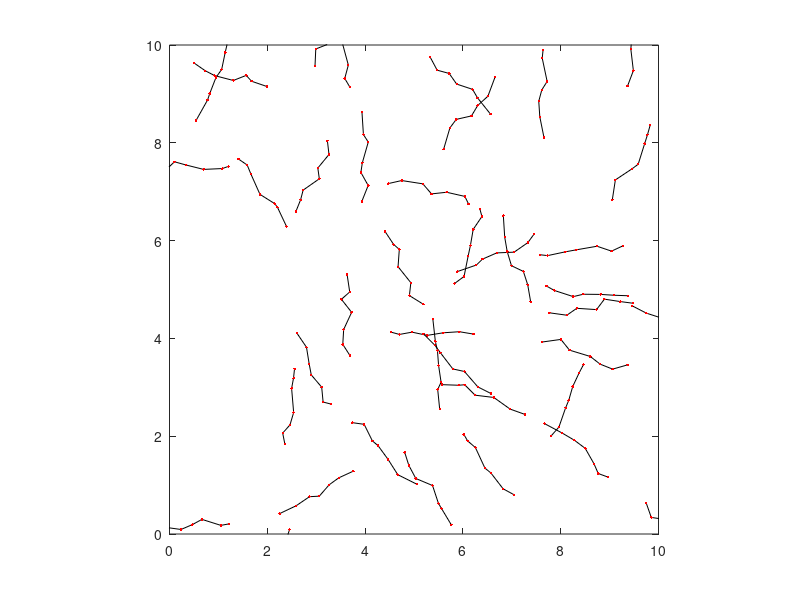

Write the MATLAB code that produced this figure. (Note: this script raises an error after producing the figure.)
% first clean figures and memory from all previous calculations
clc;
clf;
clear;

% 1. Make proliferation rate dependent on consumption of EV
% 2. EVs are secreted along entire cell, not just nodes 
% 3. Cell-cell adhesions only initiated from cell edges (When cells interact they do not align)
% 4. A cell can become circular randomly, no need to be isolated. No vesicle production when circular
% 5. Add a crowding number to determine whether division happens 
% [* optional] Maybe, use a diffusion PDE for EVs, instead of individual tracking.


% Thoughts:
% 1. what is the comparison of cell size with domain size???
% 2. add a volume to cells. Cells can deform when squeezed, round when
% isolated
% 3. add repulsion and attraction to cells to add volume 
% 4. add mechanisms for polarity determination so the cell shape does have
% to be restricted by the connected springs 


% nohup matlab -nodisplay -nosplash <stem_cell_simulation.m >output.txt &
% https://stackoverflow.com/questions/3000724/running-matlab-in-the-background
% need functions separately defined in files 

number_of_cells = 40; % initial number if cells 
number_of_nodes = 7; % ODD NUMBER ; WE HAVE NUCLEUS IN THE MIDDLE
i_nucleus = int16((number_of_nodes - 1)/2)+1; % WE HAVE NUCLEUS IN THE MIDDLE OF EACH CELL
number_of_vesicles = 100;
D_v = 0.001;%0.025; % spatial diffusion of vesicles
D_circ = 0.0125; % spatial diffusion of circular cells 
switch_biology = 1;

% shape cell parameters 
k_spring = 0.2;
k_angular =0.1;
k_filopodium = 0.125; 
k_adhesion = 0.5;

k_repulsion_circular = 0.001;

L_box = 10;
L_0_eq = 2.0/number_of_nodes; % equal length of each spring
L_vesicles = 0.5*L_0_eq; 
R_bound = (sqrt(2)+0.2) * L_box;
max_cell_length = number_of_nodes * L_0_eq * 1.25; 


dt = 0.01;
frame_frequency = 200;
frame_frequency_0 = 200;%frame_frequency; 
nT = 200*frame_frequency_0+1;%90001;%10001;
dx = 0.00002;
n_repulsion = 4;  %% meaning of this number???


%filopodia parameters 
max_number_of_filopodia = 40;
filopodium_duration_time = 1 * frame_frequency * dt; % last one output frame??
filopodium_average_length = 0.35;
filopodium_birth_rate = switch_biology * 2.0;
q_not_edge = 0.05; % probability of having a filopodium on a side 

%cell division parameters
division_rate = switch_biology * 0.02;%switch_biology * 0.1;
division_age = 5.0; 

%adhesion parameters
max_number_of_adhesions = 40;
adhesion_max_length = 0.2;
adhesion_equilibrium_length = 0.3;
adhesion_regular_time = 400 * frame_frequency * dt;
adhesion_birth_rate = switch_biology * 100.8;

% vesicle parameters
vesicle_production_rate = switch_biology*5.5;
vesicle_life_expectancy = 2*frame_frequency/10 *dt; 


how_far_from_center = 1.0; % to initiate rods closer to the center of the domain
L_0 = L_0_eq;
magnitude_of_randomness_in_initial_conditions = L_0/2.5;

circular_threshold = 0.5;
overlap_positions = 0;
rate_of_circularity = switch_biology * 0.00001;

ev_avglife = frame_frequency/10 *dt;
ev_totallife = [];
ev_num = [];

% initializing or cells 
for nr=1:number_of_cells
    
    phi_initial = 2*pi*rand(); 

    
    
    %x_initial = L_box/2 + how_far_from_center*L_box/2 * (2*rand()-1);
    %y_initial = L_box/2 + how_far_from_center*L_box/2 * (2*rand()-1);
    %TEST
    if nr==1
        phi_initial = phi_initial;
        x_initial = L_box/2;
        y_initial = L_box/2; 
    end
    if nr==2
        phi_initial = 2*pi*rand();
        x_initial = L_box/2.0 - 0.5*(double(i_nucleus)) * L_0;
        y_initial = L_box/2.0 - (double(i_nucleus)-1) * L_0; 
    end
    if nr>2
        x_initial = L_box/2 + how_far_from_center*L_box/2 * (2*rand()-1);
        y_initial = L_box/2 + how_far_from_center*L_box/2 * (2*rand()-1);
    end
        
    for i=1:number_of_nodes
         x_cell (i,nr) = x_initial + (i-1)*L_0*cos(phi_initial)+ magnitude_of_randomness_in_initial_conditions *(2*rand()-1); % 7 rows n columns
         y_cell (i,nr) = y_initial + (i-1)*L_0*sin(phi_initial)+ magnitude_of_randomness_in_initial_conditions *(2*rand()-1);     
    end 
    
    % properties relating to the division
    cell_birth_time(nr) = 0.0 + rand()*100*dt;
    
    % two states circular and elongataed
    how_circular_is_the_cell(nr) = 0;
    is_the_cell_circular(nr) = 0;

    % family members 
    who_is_my_brother(nr)=0;
    time_i_was_born(nr)=0;
    
    % on overlapping 
    for i=1:number_of_nodes
        is_the_node_overlapping(nr,i)=0;
        overlapping_other_cell(nr,i)=0;
    end
    
    % filopodia properties
    for j=1:max_number_of_filopodia
        is_filopodium_exists(nr,j)=0;
        birth_time_of_filopodium(nr,j)=0;
        location_of_filopodium(nr,j)=0; % node's number
        tip_x_filopodium(nr,j)=0; 
        tip_y_filopodium(nr,j)=0;
        activation_of_filopodium(nr,j)=0;
    end
    
    % adhesion properties 
    for j=1:max_number_of_adhesions
        is_adhesion_exists(nr,j)=0;
        birth_time_of_adhesion(nr,j)=0;
        location_of_adhesion(nr,j)=0;
        the_other_cell_number(nr,j)=0;
        the_other_cell_node(nr,j)=0;
        %tip_adhesion_location(nr,j)=42; 
    end
    
    for i=1:number_of_nodes
        number_of_outcoming_adhesions(nr,i)=0;
    end

    % cell length 
    cellLength(nr)=0;
    for i=1:number_of_nodes-1
        cellLength(nr)=cellLength(nr)+sqrt((x_cell(i+1,nr)-x_cell(i,nr))^2+(y_cell(i+1,nr)-y_cell(i,nr))^2);
    end
    equilibrium_length(nr) = L_0_eq;

    % absored vesicle
    ev_totallife(nr) = 0;
    ev_num(nr) = 0;
end




% initiation of vesicles 
for nv=1:number_of_vesicles 
    xv(nv) = L_box * rand();
    yv(nv) = L_box * rand();
    vn(nv) = 0; % vesicle number - the number (label) of the cell that produced this vesicles
    agev(nv) = 0;
end



% checking initial configuration
figure(1)
clf();
for nr=2:number_of_cells
    plot(x_cell(:,nr),y_cell(:,nr),'black'); hold on;
    plot(x_cell(:,nr),y_cell(:,nr),'red.'); hold on;
end

grid off
daspect([1 1 1]);
axis([0 L_box 0 L_box])


% dynamics

for nt=1:nT
    % keep current values in back up ("old") variables 
    x_cell_old = x_cell;
    y_cell_old = y_cell;
    xv_old = xv; % extracellular vesicles 
    yv_old = yv; 
    
    number_of_new_cells = 0;
    overlap_positions = 0;
    
    for nr=1:number_of_cells % for each cell 
        
        % Value of L_0 depends on age
        cell_age = nt*dt - cell_birth_time(nr); % linear with simulation time ??
        %L_0 = L_0_eq /2 *(1+ sigma_f(cell_age / (division_age))); 
        
        if how_circular_is_the_cell(nr)<circular_threshold
            equilibrium_length(nr) = min(L_0_eq, equilibrium_length(nr)+cell_age/(dt*20*frame_frequency)*L_0_eq/2);
            %equilibrium_length(nr) = min(L_0_eq, L_0_eq/2);
        end
       

        if how_circular_is_the_cell(nr)>circular_threshold
            equilibrium_length(nr) = L_0_eq / 5;
        end
       
        L_0 = equilibrium_length(nr); 

        % Computing overlapping 
        for i=1:number_of_nodes
            is_the_node_overlapping(nr,i)=0;
            for nr2=1:number_of_cells
                 if (nr2~=nr)
                     for i2=1:(number_of_nodes-1) % why minus one?
                        distance = sqrt((x_cell_old(i,nr)-x_cell_old(i2,nr2))^2+(y_cell_old(i,nr)-y_cell_old(i2,nr2))^2);
                        % resolve overlaps
                         if (mod(nt,1)==0) && (distance<1.0) && (i~=i_nucleus) % 
                             is_there_an_overlap = 0;
                             if i>i_nucleus 
                                 i_adj = i-1;
                             end

                             if i<i_nucleus
                                 i_adj = i+1; 
                             end

                             % geometric check on overlaps
                             xA = x_cell_old(i,nr);
                             yA = y_cell_old(i,nr);

                             xB = x_cell_old(i_adj,nr);
                             yB = y_cell_old(i_adj,nr);

                             xC = x_cell_old(i2,nr2);
                             yC = y_cell_old(i2,nr2);

                             xD = x_cell_old(i2+1,nr2);
                             yD = y_cell_old(i2+1,nr2);
                             
                             % what is the algorithm here
                             detA = (xB-xA)*(yC-yD) - (xC-xD)*(yB-yA);
                             Delta_1 = (xC-xA)*(yC-yD) - (xC-xD)*(yC-yA);
                             Delta_2 = (xB-xA)*(yC-yA) - (xC-xA)*(yB-yA);

                             if detA ~= 0 
                                 lambda_1 = Delta_1 / detA;
                                 lambda_2 = Delta_2 / detA; 
                                 if (lambda_1>=0)&&(lambda_1<=1)&&(lambda_2>=0)&&(lambda_2<=1)
                                     is_there_an_overlap = 1;
                                     is_the_node_overlapping(nr,i)=1;
                                     overlapping_other_cell(nr,i)=nr2; 
                                     overlap_positions = overlap_positions+1;
                                     x_overlap(overlap_positions)=xA+lambda_1*(xB-xA);
                                     y_overlap(overlap_positions)=yA+lambda_1*(yB-yA);
                                 end
                             end
                         end
                     end
                 end
            end
        end
        
        for i=1:number_of_nodes
            %spring forces
            f_spring_x(i) = 0;
            f_spring_y(i) = 0;
            
            
            
            if i>1
                distance = sqrt((x_cell_old(i,nr)-x_cell_old(i-1,nr))^2+(y_cell_old(i,nr)-y_cell_old(i-1,nr))^2); 
                if (distance>0)
                    if is_the_node_overlapping(nr,i) == 0
                        f_spring_x(i) = f_spring_x(i)-k_spring*(distance - L_0)*(x_cell_old(i,nr)-x_cell_old(i-1,nr))/distance;
                        f_spring_y(i) = f_spring_y(i)-k_spring*(distance - L_0)*(y_cell_old(i,nr)-y_cell_old(i-1,nr))/distance;
                    end
                    if is_the_node_overlapping(nr,i) == 1 && (i>i_nucleus)
                        i_adj = i - 1;
                        xA = x_cell_old(i,nr);
                        yA = y_cell_old(i,nr);
                        xB = x_cell_old(i_adj,nr);
                        yB = y_cell_old(i_adj,nr);

                        f_spring_x(i) = f_spring_x(i) + 5* k_spring *(xB-xA); % strengthen spring, shrink spring to resolve overlap???
                        f_spring_y(i) = f_spring_y(i) + 5* k_spring *(yB-yA);
                    end
                end
            end
                 
            if i<number_of_nodes
               distance = sqrt((x_cell_old(i,nr)-x_cell_old(i+1,nr))^2+(y_cell_old(i,nr)-y_cell_old(i+1,nr))^2); 
               if (distance>0)
                   if is_the_node_overlapping(nr,i) == 0
                        f_spring_x(i) = f_spring_x(i)-k_spring*(distance - L_0)*(x_cell_old(i,nr)-x_cell_old(i+1,nr))/distance;
                        f_spring_y(i) = f_spring_y(i)-k_spring*(distance - L_0)*(y_cell_old(i,nr)-y_cell_old(i+1,nr))/distance;
                   end
                   if is_the_node_overlapping(nr,i) && (i<i_nucleus)
                        i_adj = i + 1;
                        xA = x_cell_old(i,nr);
                        yA = y_cell_old(i,nr);
                        xB = x_cell_old(i_adj,nr);
                        yB = y_cell_old(i_adj,nr);
                        
                        f_spring_x(i) = f_spring_x(i) + 5*k_spring * (xB-xA);
                        f_spring_y(i) = f_spring_y(i) + 5*k_spring * (yB-yA);
                   end
               end
            end
        end
    
        %bending forces
        for i=1:number_of_nodes
            f_bending_x(i)=0;
            f_bending_y(i)=0;
        
            % angle phi(i-1)
            if i>2
                im1=i-1;
                im2=i-2;
        
                e = energy_angular(x_cell_old(im2,nr),y_cell_old(im2,nr),x_cell_old(im1,nr),y_cell_old(im1,nr),x_cell_old(i,nr),y_cell_old(i,nr));
                e_dx = energy_angular(x_cell_old(im2,nr),y_cell_old(im2,nr),x_cell_old(im1,nr),y_cell_old(im1,nr),x_cell_old(i,nr)+dx,y_cell_old(i,nr));
                e_dy = energy_angular(x_cell_old(im2,nr),y_cell_old(im2,nr),x_cell_old(im1,nr),y_cell_old(im1,nr),x_cell_old(i,nr),y_cell_old(i,nr)+dx);
        
                f_bending_x(i) = f_bending_x(i) - k_angular*(e_dx-e)/dx;
                f_bending_y(i) = f_bending_y(i) - k_angular*(e_dy-e)/dx;
            end
        
            % angle phi(i)
            if (i>1)&&(i<number_of_nodes)
                im1=i-1;
                ip1=i+1;
        
                e0 = energy_angular(x_cell_old(im1,nr),y_cell_old(im1,nr),x_cell_old(i,nr),y_cell_old(i,nr),x_cell_old(ip1,nr),y_cell_old(ip1,nr));
                e_dx = energy_angular(x_cell_old(im1,nr),y_cell_old(im1,nr),x_cell_old(i,nr)+dx,y_cell_old(i,nr),x_cell_old(ip1,nr),y_cell_old(ip1,nr));
                e_dy = energy_angular(x_cell_old(im1,nr),y_cell_old(im1,nr),x_cell_old(i,nr),y_cell_old(i,nr)+dx,x_cell_old(ip1,nr),y_cell_old(ip1,nr));
        
                f_bending_x(i) = f_bending_x(i) - k_angular*(e_dx-e0)/dx;
                f_bending_y(i) = f_bending_y(i) - k_angular*(e_dy-e0)/dx;
            end
        
            % angle phi(i+1)
            if (i<number_of_nodes-1)
                ip1=i+1;
                ip2=i+2;
       
                e0 = energy_angular(x_cell_old(i,nr),y_cell_old(i,nr),x_cell_old(ip1,nr),y_cell_old(ip1,nr),x_cell_old(ip2,nr),y_cell_old(ip2,nr));
                e_dx = energy_angular(x_cell_old(i,nr)+dx,y_cell_old(i,nr),x_cell_old(ip1,nr),y_cell_old(ip1,nr),x_cell_old(ip2,nr),y_cell_old(ip2,nr));
                e_dy = energy_angular(x_cell_old(i,nr),y_cell_old(i,nr)+dx,x_cell_old(ip1,nr),y_cell_old(ip1,nr),x_cell_old(ip2,nr),y_cell_old(ip2,nr));
        
                f_bending_x(i) = f_bending_x(i) - k_angular*(e_dx-e0)/dx;
                f_bending_y(i) = f_bending_y(i) - k_angular*(e_dy-e0)/dx; 
            end
        end
        
      
        %steric interaction - repulsion
        for i=1:number_of_nodes
            f_repulsion_x(i) = 0;
            f_repulsion_y(i) = 0;
            for nr2=1:number_of_cells
                 if (nr2~=nr)&&(who_is_my_brother(nr)~=nr2)
                     for i2=1:(number_of_nodes-1)
                         for k2=1:(n_repulsion+1) %% meaning of this algorithm ??? push the whole line segment instant of two points???
                             x_star = x_cell_old(i2,nr2) + (k2-1)/n_repulsion * (x_cell_old(i2+1,nr2)-x_cell_old(i2,nr2));
                             y_star = y_cell_old(i2,nr2) + (k2-1)/n_repulsion * (y_cell_old(i2+1,nr2)-y_cell_old(i2,nr2));
                             distance = sqrt((x_cell_old(i,nr)-x_star)^2+(y_cell_old(i,nr)-y_star)^2);
                             if (distance>0)&&(is_the_node_overlapping(nr,i)==0)
                                 coef_repulsion = 1.0 - how_circular_is_the_cell(nr2)*(1-k_repulsion_circular);
                                 f_repulsion_x(i) = f_repulsion_x(i)+coef_repulsion*f_repulsion(distance)/n_repulsion*(x_cell_old(i,nr)-x_star)/distance;
                                 f_repulsion_y(i) = f_repulsion_y(i)+coef_repulsion*f_repulsion(distance)/n_repulsion*(y_cell_old(i,nr)-y_star)/distance;
                             end
                         end
                     end
                 end
            end
        end
        

    
    
        % filopodia propulsion
        % update filopodia
        % removal filopodia  
        for j=1:max_number_of_filopodia
            % deal with existing filopodium
            if is_filopodium_exists(nr,j)==1
                l = location_of_filopodium(nr,j);
            
                current_length = sqrt((tip_x_filopodium(nr,j)-x_cell_old(l,nr))^2+ (tip_y_filopodium(nr,j)-y_cell_old(l,nr))^2);
                
                % if filopodium is old, then kill it
                if (nt*dt - birth_time_of_filopodium(nr,j))>filopodium_duration_time
                    is_filopodium_exists(nr,j)=0;
                end
                
                % if filopodium is too long, then kill it
                if is_filopodium_exists(nr,j)==1 && current_length>filopodium_average_length
                    is_filopodium_exists(nr,j)=0;
                end
            end
            
            % deal with non-existing filopodium
            if is_filopodium_exists(nr,j)==0 && rand()<filopodium_birth_rate*dt
                is_filopodium_exists(nr,j)=1;
                birth_time_of_filopodium(nr,j)=nt*dt;
                
                % assign new filopodium to a node
                randloc = rand();
                if randloc<0.5 - q_not_edge/2.0 % filopodium emerges at front with probability 1/3
                    l = 1;
                else
                    if randloc>0.5 + q_not_edge/2.0 % filopodium emerges at front with probability 2/3
                        l=number_of_nodes;
                    else 
                        l=randi([2,number_of_nodes-1]);
                    end
                end
                location_of_filopodium(nr,j)=l;
                
                if (l==1) % if the filopodium is at front
                    phi_filopodium = - pi/8 * (2*rand()-1) + atan2(y_cell_old(1,nr)-y_cell_old(2,nr),x_cell_old(1,nr)-x_cell_old(2,nr));
                    filopodium_length = (1+ 0.25*(2*rand()-1)) * filopodium_average_length; 
                    tip_x_filopodium(nr,j)=x_cell_old(1,nr)+filopodium_length*cos(phi_filopodium); 
                    tip_y_filopodium(nr,j)=y_cell_old(1,nr)+filopodium_length*sin(phi_filopodium);
                end
                
                if (l==number_of_nodes) % if the filopodium as at back
                    n=number_of_nodes;
                    phi_filopodium = - pi/8 * (2*rand()-1) + atan2(y_cell_old(n,nr)-y_cell_old(n-1,nr),x_cell_old(n,nr)-x_cell_old(n-1,nr));
                    filopodium_length = (1+ 0.25*(2*rand()-1)) * filopodium_average_length; 
                    tip_x_filopodium(nr,j)=x_cell_old(n,nr)+filopodium_length*cos(phi_filopodium); 
                    tip_y_filopodium(nr,j)=y_cell_old(n,nr)+filopodium_length*sin(phi_filopodium);
                end
                
                if (l>1)&&(l<number_of_nodes) % if the filopodium is somewhere in the middle
                    right_or_left=randi([1,2]);
                    if right_or_left == 1
                        phi_filopodium = - pi/16 * (2*rand()-1) + 0.5*(atan2(y_cell_old(l+1,nr)-y_cell_old(l,nr),x_cell_old(l+1,nr)-x_cell_old(l,nr))+atan2(y_cell_old(l-1,nr)-y_cell_old(l,nr),x_cell_old(l-1,nr)-x_cell_old(l,nr)));
                        filopodium_length = (1+ 0.25*(2*rand()-1)) * filopodium_average_length; 
                        tip_x_filopodium(nr,j)=x_cell_old(l,nr)+filopodium_length*cos(phi_filopodium); 
                        tip_y_filopodium(nr,j)=y_cell_old(l,nr)+filopodium_length*sin(phi_filopodium);
                    else
                        phi_filopodium = pi - pi/16 * (2*rand()-1) + 0.5*(atan2(y_cell_old(l+1,nr)-y_cell_old(l,nr),x_cell_old(l+1,nr)-x_cell_old(l,nr))+atan2(y_cell_old(l-1,nr)-y_cell_old(l,nr),x_cell_old(l-1,nr)-x_cell_old(l,nr)));
                        filopodium_length = (1+ 0.25*(2*rand()-1)) * filopodium_average_length; 
                        tip_x_filopodium(nr,j)=x_cell_old(l,nr)+filopodium_length*cos(phi_filopodium); 
                        tip_y_filopodium(nr,j)=y_cell_old(l,nr)+filopodium_length*sin(phi_filopodium);
                    end
                end
                
                % activation level of filopodium (updated only once during birth)
                activation_of_filopodium(nr,j)=0;
                for nv=1:number_of_vesicles
                     dist = sqrt((tip_x_filopodium(nr,j) - xv(nv))^2+(tip_y_filopodium(nr,j) - yv(nv))^2);
                     if (dist < L_vesicles)&&(vn(nv)~=nr)&&(agev(nv)<vesicle_life_expectancy)&&(vn(nv)~=0)
                          activation_of_filopodium(nr,j)=activation_of_filopodium(nr,j)+1;
                          % if a vesicle is too close, then it is consumed
                          % (deleted from consideration)
                          if (dist < L_vesicles/2.0)
                            vn(nv)=0;
                            agev(nv)=vesicle_life_expectancy+1.0; % still count age to identify those vesicles 
                            ev_totallife(nr) = ev_totallife(nr) + ev_avglife;
                            ev_num(nr) = ev_num(nr) + 1;
                          end
                     end 
                end 
                
            end
            
           
        end
        
        %compute force coming from filopodia
        for i=1:number_of_nodes 
            force_filopodium_x(i)=0;
            force_filopodium_y(i)=0;
            for j=1:max_number_of_filopodia
                if is_filopodium_exists(nr,j)&&(location_of_filopodium(nr,j)==i)
                    if (i>1)&&(i<number_of_nodes)
                        geom_coef_filopodia = 0.1;
                    else 
                        geom_coef_filopodia = 1.0;
                    end
                    nx_aux = tip_x_filopodium(nr,j)-x_cell(i,nr);
                    ny_aux = tip_y_filopodium(nr,j)-y_cell(i,nr);

                    length_aux = sqrt(nx_aux^2+ny_aux^2);

                    if length_aux>0
                        nx_aux = nx_aux / length_aux;
                        ny_aux = ny_aux / length_aux;
                    end


                    force_filopodium_x(i) = force_filopodium_x(i) + geom_coef_filopodia*k_filopodium * sigma_f(activation_of_filopodium(nr,j)+0.1) * nx_aux;
                    force_filopodium_y(i) = force_filopodium_y(i) + geom_coef_filopodia*k_filopodium * sigma_f(activation_of_filopodium(nr,j)+0.1) * ny_aux;
                end
            end
        end
        
        
        %computation of cell-cell adhesion
        
        % adhesion properties 
        for j=1:max_number_of_adhesions
            % deal with existing adhesion
            if is_adhesion_exists(nr,j)==1
                l = location_of_adhesion(nr,j); % node of the current cell 
                nr2 = the_other_cell_number(nr,j); 
                n = the_other_cell_node(nr,j);
                
                tip_x_adhesion = x_cell_old(n,nr2);   
                tip_y_adhesion = y_cell_old(n,nr2);
                
                current_length = sqrt((tip_x_adhesion-x_cell_old(l,nr))^2+ (tip_y_adhesion-y_cell_old(l,nr))^2);
                
                % if adhesion is old, then kill it
                if (nt*dt - birth_time_of_adhesion(nr,j))>adhesion_regular_time
                    is_adhesion_exists(nr,j)=0;
                    number_of_outcoming_adhesions(nr,l)=number_of_outcoming_adhesions(nr,l)-1;
                end
                
                % if adhesion is too long, then kill it
                if is_adhesion_exists(nr,j)==1 && current_length>adhesion_max_length
                    is_adhesion_exists(nr,j)=0;
                    number_of_outcoming_adhesions(nr,l)=number_of_outcoming_adhesions(nr,l)-1;
                end
            end
            
            
            % deal with non-existing adhesion
            if is_adhesion_exists(nr,j)==0 && rand()<adhesion_birth_rate*dt
                
                % assign new adhesion to a node
                % adhesion can only appear at ends 
                randloc = rand();
                if randloc<1/2 % adhesion emerges at front with probability 1/3
                    l = 1;
                else
                    %if randloc>=1/2 % adhesion emerges at front with probability 2/3
                    l=number_of_nodes;
                    %else 
                    %    l=randi([2,number_of_nodes-1]);
                    %end
                end
                location_of_adhesion(nr,j)=l;
                
                % search of other cell springs nearby
                for nr2 = 1:number_of_cells 
                    if (nr2~=nr)
                        % change this to nucleus to nucleus distance ???
                        % distC = sqrt((x_cell_old(l,nr)-x_cell_old(i_nucleus,nr2))^2+(y_cell_old(l,nr)-y_cell_old(i_nucleus,nr2))^2);
                        distC = sqrt((x_cell_old(i_nucleus,nr)-x_cell_old(i_nucleus,nr2))^2+(y_cell_old(i_nucleus,nr)-y_cell_old(i_nucleus,nr2))^2);
                        if distC<5.0*double(i_nucleus)*L_0_eq % NOT TO CONSIDER CELLS THAT ARE TOO FAR
                            %firstcheck = 1
                            for k=1:number_of_nodes 
                                Ax = x_cell_old(k,nr2); % the other cell node is A
                                Ay = y_cell_old(k,nr2);
                                Cx = x_cell_old(l,nr); % the current cell node is C
                                Cy = y_cell_old(l,nr);
                                
                                distM = sqrt((Cx-Ax)^2+(Cy-Ay)^2);

                                % We also need to distinguish between edge and
                                % internal nodes. Edge node prefer to adhere
                                % orthogonally (removed)
                                
                                orientation_check = 1;

                                if (l==1)||(l==number_of_nodes)
                                    l_adjacent = 2; 
                                    if (l==number_of_nodes)
                                        l_adjacent = number_of_nodes-1; 
                                    end
                                    % Ex = x_cell_old(l_adjacent,nr);
                                    % Ey = y_cell_old(l_adjacent,nr);
                                    % 
                                    % dot_EC_CA = (Cx-Ex)*(Ax-Cx)+ (Cy-Ey)*(Ay-Cy);
                                    % norm_EC = sqrt((Cx-Ex)^2 + (Cy-Ey)^2);
                                    % norm_CA = sqrt((Ax-Cx)^2 + (Ay-Cy)^2);
                                    % cos_EC_CA = dot_EC_CA / (norm_EC * norm_CA);

                                    % if (cos_EC_CA)^2 > (cos(3*pi/8))^2  % why????
                                    %     orientation_check =0;
                                    % end

                                end

                                if (distM < adhesion_max_length)&&(orientation_check)&&(number_of_outcoming_adhesions(nr,l)<2) % why 2???
                                    % HERE IS AN ESSENTIAL FLAW: IF WE HAVE
                                    % MULTIPLE CANDIDATES TO ADHERE, WE CHOOSE
                                    % THE ONE WITH THE HIGHER LABEL - NEED TO
                                    % CORRECT IN FUTURE
                                    is_adhesion_exists(nr,j)=1;
                                    birth_time_of_adhesion(nr,j)=nt*dt;
                                    location_of_adhesion(nr,j)=l;
                                    the_other_cell_number(nr,j)=nr2;
                                    the_other_cell_node(nr,j)=k; 
                                    number_of_outcoming_adhesions(nr,l)=number_of_outcoming_adhesions(nr,l)+1;
                                end
                            end % k
                        end %if disct<i_nucleus*L_0_eq
                    end %  if (nr2~=nr)
                end % nr2
            end % if is_adhesion_exists(nr,j)==0 && rand()<adhesion_birth_rate*dt
       end %j
        
        % 
        for i=1:number_of_nodes 
            force_adhesion_x(i)=0;
            force_adhesion_y(i)=0;
            
            %compute force coming from outcoming adhesion
            for j=1:max_number_of_adhesions
                if is_adhesion_exists(nr,j)&&(location_of_adhesion(nr,j)==i)
                    nr2 = the_other_cell_number(nr,j); 
                    n = the_other_cell_node(nr,j);
                                   
                    tip_x_adhesion = x_cell_old(n,nr2);   
                    tip_y_adhesion = y_cell_old(n,nr2);
                
                    current_length = max(0.0000001,sqrt((tip_x_adhesion-x_cell_old(i,nr))^2+ (tip_y_adhesion-y_cell_old(i,nr))^2));
                    nx = (tip_x_adhesion-x_cell_old(i,nr))/current_length;
                    ny = (tip_y_adhesion-y_cell_old(i,nr))/current_length;
                    
                    force_adhesion_x(i) = force_adhesion_x(i) + k_adhesion*(current_length-adhesion_equilibrium_length)*nx;
                    force_adhesion_y(i) = force_adhesion_y(i) + k_adhesion*(current_length-adhesion_equilibrium_length)*ny;
                end
            end
            
            %compute force coming from incoming adhesion
            % meaning of coming and incoming adhesions???
            for nr2=1:number_of_cells
                if nr2~=nr
                    for j=1:max_number_of_adhesions
                        if is_adhesion_exists(nr2,j)&&(the_other_cell_number(nr2,j)==nr)&&(the_other_cell_node(nr2,j)==i)
                            n = location_of_adhesion(nr2,j);
                            
                            tip_x_adhesion = x_cell_old(n,nr2);   
                            tip_y_adhesion = y_cell_old(n,nr2);
                
                            current_length = max(0.0000001,sqrt((tip_x_adhesion-x_cell_old(i,nr))^2+ (tip_y_adhesion-y_cell_old(i,nr))^2));
                            nx = (tip_x_adhesion-x_cell_old(i,nr))/current_length;
                            ny = (tip_y_adhesion-y_cell_old(i,nr))/current_length;
                    
                            force_adhesion_x(i) = force_adhesion_x(i) + k_adhesion*(current_length-adhesion_equilibrium_length)*nx;
                            force_adhesion_y(i) = force_adhesion_y(i) + k_adhesion*(current_length-adhesion_equilibrium_length)*ny;
                        end
                    end
                end
            end
            
        end
        
        % compute bounding force 
        % bound back from boundary ???
        for i=1:number_of_nodes 
            how_far_from_center_of_box = sqrt((x_cell_old(i,nr)-L_box/2.0)^2+(y_cell_old(i,nr)-L_box/2.0)^2);
            force_bound_x(i) =0.0;
            force_bound_y(i) =0.0;

            if how_far_from_center_of_box > R_bound
                  nx = - (x_cell_old(i,nr)-L_box/2.0)/how_far_from_center_of_box;
                  ny = - (y_cell_old(i,nr)-L_box/2.0)/how_far_from_center_of_box;
                  force_bound_x(i) = k_spring *(how_far_from_center_of_box-R_bound)/R_bound *nx;
                  force_bound_y(i) = k_spring *(how_far_from_center_of_box-R_bound)/R_bound *ny;
            end

        end
        
        %update how_circular_is_the_cell
        if is_the_cell_circular(nr)==1
            how_circular_is_the_cell(nr)=1;
        else 
            how_circular_is_the_cell(nr)=max(0.0,how_circular_is_the_cell(nr)-0.1*dt);
        end
        
        %update x_cell and y_cell
        for i=1:number_of_nodes
            x_cell(i,nr)=x_cell_old(i,nr) + min(0.05,(1.0-how_circular_is_the_cell(nr)) * dt * (f_spring_x(i)+f_bending_x(i)+f_repulsion_x(i)+force_filopodium_x(i)+force_adhesion_x(i)+force_bound_x(i)));
            y_cell(i,nr)=y_cell_old(i,nr) + min(0.05,(1.0-how_circular_is_the_cell(nr)) * dt * (f_spring_y(i)+f_bending_y(i)+f_repulsion_y(i)+force_filopodium_y(i)+force_adhesion_y(i)+force_bound_y(i)));
        end
         
         % cell length 
        cellLength(nr)=0;
        for i=1:number_of_nodes-1
            cellLength(nr)=cellLength(nr)+sqrt((x_cell(i+1,nr)-x_cell(i,nr))^2+(y_cell(i+1,nr)-y_cell(i,nr))^2);
        end
        % sometimes displacement of nodes are very huge, to prevent it I
        % use the condition below
        if cellLength(nr) > 1.4 * number_of_nodes * L_0_eq
            for i=1:number_of_nodes
                x_cell(i,nr)=x_cell_old(i,nr)+ min(0.1,(1.0-how_circular_is_the_cell(nr)) * dt *f_spring_x(i))  ; % why add it again???
                y_cell(i,nr)=y_cell_old(i,nr)+ min(0.1,(1.0-how_circular_is_the_cell(nr)) * dt *f_spring_y(i))  ;
            end
        end
         
        
        %if cell is too short it is circular
        length_of_the_current_circle = 0.0;
        if is_the_cell_circular(nr)==0
            for i=1:number_of_nodes-1
                length_of_the_current_circle = length_of_the_current_circle + sqrt((x_cell(i+1,nr)-x_cell(i,nr))^2+(y_cell(i+1,nr)-y_cell(i,nr))^2);
            end
            if length_of_the_current_circle < L_0_eq / 3.0
                is_the_cell_circular(nr) = 0; % change to circular
            else 
                is_the_cell_circular(nr) = 0;
            end
        end
            
        %if cell is not very active it may become circular
        if is_the_cell_circular(nr)==0 
            if (sum(activation_of_filopodium(nr,:)) == 0)&&(rand()<rate_of_circularity)
                is_the_cell_circular(nr)=0; % change to circular 
                phi_cell2 = atan2(y_cell(number_of_nodes,nr)-y_cell(i_nucleus,nr),x_cell(number_of_nodes,nr)-x_cell(i_nucleus,nr));
                x_center = x_cell(i_nucleus,nr);
                y_center = y_cell(i_nucleus,nr);
                for i=1:number_of_nodes
                    x_cell(i,nr)=x_center + (double(i)-double(i_nucleus))*L_0_eq/10.0*cos(phi_cell2); % why this treatment?
                    y_cell(i,nr)=y_center + (double(i)-double(i_nucleus))*L_0_eq/10.0*sin(phi_cell2);
                end
            end
        end
        
        % cell isolation condition???
        %cell stops to be not circular if it feels the other cell
        % if is_the_cell_circular(nr)==1
        %     total_repulsion = 0; 
        %     for i=1:number_of_nodes 
        %         total_repulsion = total_repulsion + sqrt(f_repulsion_x(i)^2+f_repulsion_y(i)^2);
        %     end
        %     if total_repulsion > 0 
        %         is_the_cell_circular(nr) = 0;
        %     end
        % end
            
        
        % update x_cell and _y_cell if cell is circular
        random_displacement_x = 2*rand()-1;
        random_displacement_y = 2*rand()-1;
        if is_the_cell_circular(nr)==1
           for i=1:number_of_nodes
                x_cell(i,nr)=x_cell(i,nr) + sqrt(2*D_circ*dt)*random_displacement_x;
                y_cell(i,nr)=y_cell(i,nr) + sqrt(2*D_circ*dt)*random_displacement_y;
           end
        end
        
        % update total life of evs absorted by cells 
        ev_totallife(nr) = max(0,ev_totallife(nr)-ev_num(nr)*dt);
        
        % tempDistVec = sqrt((x_cell(i_nucleus,nr)-x_cell(i_nucleus,:)).^2 + (y_cell(i_nucleus,nr)-y_cell(i_nucleus,:)).^2);
        neighNum = 0;
        for i=1:number_of_cells
            if i~=nr
                tempDistVec = pdist2([x_cell(:,nr),y_cell(:,nr)],[x_cell(:,i),y_cell(:,i)]);
                if min(min(tempDistVec))<0.8
                    neighNum = neighNum + 1;
                end
            end
        end
        % neighNum = sum(tempDistVec<0.8);
        %cell division
        ttlife = ev_totallife(nr);
        if (rand()<(division_rate+ttlife/(ttlife+10))*dt)&&(nt*dt-cell_birth_time(nr)>division_age) && neighNum<3
            number_of_new_cells = number_of_new_cells + 1;
            
            for i=1:number_of_nodes 
                x_helper(i)=x_cell(i,nr);
                y_helper(i)=y_cell(i,nr);
            end
            
           
            
            % creation of new cell (first) at slot i  !!! I ASSUME THAT THE NUMBER
            % OF NODES IS ODD!!!
            
            for i=i_nucleus:(number_of_nodes-1)
                x_cell(2*(i-i_nucleus)+1,nr)=x_helper(i); % why this assignment ??? does not it stay the same???
                y_cell(2*(i-i_nucleus)+1,nr)=y_helper(i);
                x_cell(2*(i-i_nucleus)+2,nr)=0.5*(x_helper(i+1)+x_helper(i));
                y_cell(2*(i-i_nucleus)+2,nr)=0.5*(y_helper(i+1)+y_helper(i));
            end
            x_cell(number_of_nodes,nr)=x_helper(number_of_nodes);
            y_cell(number_of_nodes,nr)=y_helper(number_of_nodes);
            
            % properties relating to the division
            cell_birth_time(nr) = nt*dt;
            how_circular_is_the_cell(nr) = 0;
            is_the_cell_circular(nr) = is_the_cell_circular(nr);
    
            % on overlapping 
            for i=1:number_of_nodes
                is_the_node_overlapping(nr,i)=0;
                overlapping_other_cell(nr,i)=0;
            end
            

    
            % filopodia properties
            for j=1:max_number_of_filopodia
                is_filopodium_exists(nr,j)=0;
                birth_time_of_filopodium(nr,j)=0;
                location_of_filopodium(nr,j)=0; % node's number
                tip_x_filopodium(nr,j)=0; 
                tip_y_filopodium(nr,j)=0;
                activation_of_filopodium(nr,j)=0;
            end
            
            % adhesion properties 
            for j=1:max_number_of_adhesions
                is_adhesion_exists(nr,j)=0;
                birth_time_of_adhesion(nr,j)=0;
                location_of_adhesion(nr,j)=0;
                the_other_cell_number(nr,j)=0;
                the_other_cell_node(nr,j)=0;
            end
            
            for i=1:number_of_nodes
                number_of_outcoming_adhesions(nr,i)=0;
            end


            % cell length 
            cellLength(nr)=0;
            for i=1:number_of_nodes-1
                cellLength(nr)=cellLength(nr)+sqrt((x_cell(i+1,nr)-x_cell(i,nr))^2+(y_cell(i+1,nr)-y_cell(i,nr))^2);
            end
            
            equilibrium_length(nr) = equilibrium_length(nr)/2;
            
            ev_totallife(nr) = 0;
            ev_num(nr) = 0;
            % creation of new cell (second) at new slot
            nr2 = number_of_cells + number_of_new_cells;
            who_is_my_brother(nr)=nr2;
            time_i_was_born(nr)=nt*dt;
            for i=1:i_nucleus-1
                x_cell(2*(i-1)+1,nr2)=x_helper(i);
                y_cell(2*(i-1)+1,nr2)=y_helper(i);
                x_cell(2*(i-1)+2,nr2)=0.5*(x_helper(i+1)+x_helper(i));
                y_cell(2*(i-1)+2,nr2)=0.5*(y_helper(i+1)+y_helper(i));
            end
            x_cell(number_of_nodes,nr2)=x_helper(i_nucleus);
            y_cell(number_of_nodes,nr2)=y_helper(i_nucleus);
            
            % properties relating to the division
            cell_birth_time(nr2) = nt*dt;
            how_circular_is_the_cell(nr2) = 0;
            is_the_cell_circular(nr2) = is_the_cell_circular(nr);
    
            % on overlapping 
            for i=1:number_of_nodes
                is_the_node_overlapping(nr2,i)=0;
                overlapping_other_cell(nr2,i)=0;
            end
            
            who_is_my_brother(nr2)=nr;
            time_i_was_born(nr2)=nt*dt;
    
            % filopodia properties
            for j=1:max_number_of_filopodia
                is_filopodium_exists(nr2,j)=0;
                birth_time_of_filopodium(nr2,j)=0;
                location_of_filopodium(nr2,j)=0; % node's number
                tip_x_filopodium(nr2,j)=0; 
                tip_y_filopodium(nr2,j)=0;
                activation_of_filopodium(nr2,j)=0;
            end
            
            % adhesion properties 
            for j=1:max_number_of_adhesions
                is_adhesion_exists(nr2,j)=0;
                birth_time_of_adhesion(nr2,j)=0;
                location_of_adhesion(nr2,j)=0;
                the_other_cell_number(nr2,j)=0;
                the_other_cell_node(nr2,j)=0;
            end
            
            for i=1:number_of_nodes
                number_of_outcoming_adhesions(nr2,i)=0;
            end

            % cell length 
            cellLength(nr2)=0;
            for i=1:number_of_nodes-1
                cellLength(nr2)=cellLength(nr2)+sqrt((x_cell(i+1,nr2)-x_cell(i,nr2))^2+(y_cell(i+1,nr2)-y_cell(i,nr2))^2);
            end
            if is_the_cell_circular(nr2)==0  
                equilibrium_length(nr2) = equilibrium_length(nr);
            else 
                equilibrium_length(nr2) = L_0_eq/5;
            end

            % 
            ev_totallife(nr2) = 0;
            ev_num(nr2) = 0;
            
        end % if (rand()<division_rate*dt)&&(nt*dt-cell_birth_time(nr)>division_age)
        
        
    end
    
    number_of_cells = number_of_cells + number_of_new_cells;
    
    for nv=1:number_of_vesicles
        xv(nv) = xv(nv) + sqrt (2*D_v*dt)*(2*rand()-1);
        yv(nv) = yv(nv) + sqrt (2*D_v*dt)*(2*rand()-1);
        agev(nv) = agev(nv) + dt;
    end
    
   % Production of new vecicles
   number_of_new_vesicles = 0;
   for nr=1:number_of_cells
       if rand()<vesicle_production_rate*dt
           l=randi([1,number_of_nodes-1]);
           lt = rand(); % a value between 0 and 1
           have_i_recorded_the_vesicle = 0;
           ves_number = 0;
           vesind = find(agev>vesicle_life_expectancy,1);
           if ~isempty(vesind)
               xv(vesind) = x_cell(l,nr) + lt*(x_cell(l+1,nr)-x_cell(l,nr));
               yv(vesind) = y_cell(l,nr) + lt*(y_cell(l+1,nr)-y_cell(l,nr));
               vn(vesind) = nr;
               agev(vesind) = 0;
           else
               number_of_new_vesicles = number_of_new_vesicles + 1;
               xv(nv+number_of_new_vesicles) = x_cell(l,nr) + lt*(x_cell(l+1,nr)-x_cell(l,nr));
               yv(nv+number_of_new_vesicles) = y_cell(l,nr) + lt*(y_cell(l+1,nr)-y_cell(l,nr));
               vn(nv+number_of_new_vesicles)=nr;
               agev(nv+number_of_new_vesicles)=0;
           end
           % while (have_i_recorded_the_vesicle == 0)&&(ves_number<nv)
           %      ves_number = ves_number + 1;
           %      if (agev(ves_number)>vesicle_life_expectancy)
           %          xv(ves_number) = x_cell(l,nr) + 0.01*(2*rand()-1);
           %          yv(ves_number) = y_cell(l,nr) + 0.01*(2*rand()-1);
           %          vn(ves_number) = nr;
           %          agev(ves_number) = 0;
           %          have_i_recorded_the_vesicle = 1;
           %      end
           % end
           % if have_i_recorded_the_vesicle == 0
           %     number_of_new_vesicles = number_of_new_vesicles + 1;
           %     xv(nv+number_of_new_vesicles) = x_cell(l,nr) + 0.01*(2*rand()-1);
           %     yv(nv+number_of_new_vesicles) = y_cell(l,nr) + 0.01*(2*rand()-1);
           %     vn(nv+number_of_new_vesicles)=nr;
           %     agev(nv+number_of_new_vesicles)=0;
           % end
       end
   end
   number_of_vesicles = number_of_vesicles + number_of_new_vesicles;    
   
   
    
   % Drawing cells
   
   % f1=figure(2);
   % %scrsz = get(groot,'ScreenSize'); maxscrsz=min(scrsz(3),scrsz(4));
   % %set(f1,'Position',[scrsz(3)/3 0 maxscrsz maxscrsz],'Color','w') 
   % set(gcf,'Position',[100 100 1300 500])
   % if (mod(nt,frame_frequency_0)==1)
   %      clf;
   %      ik=int16((nt+1)/frame_frequency_0);
   % 
   %      subplot(1,3,1)
   % 
   %      % drawing cells,
   %     for nr=1:number_of_cells
   %          if is_the_cell_circular(nr)==0
   %              plot(x_cell(:,nr),y_cell(:,nr),'color',[0 0.5 0],'LineWidth',2); hold on;         
   %          else
   %              plot(x_cell(i_nucleus,nr),y_cell(i_nucleus,nr),'green.','MarkerSize',20); hold on;   
   %          end
   %     end
   % 
   % 
   % 
   % 
   % 
   %      ch=sprintf("Time %d, Cell (%d)",ik,number_of_cells);
   %      title(ch);
   % 
   %      grid off
   %      daspect([1 1 1]);
   %      axis([0 L_box 0 L_box]);
   % 
   % 
   %      subplot(1,3,2)
   % 
   %      % drawing vesicles
   %      % for nv=1:number_of_vesicles
   %      %      if (agev(nv)<vesicle_life_expectancy)
   %      %         if vn(nv)==1
   %      %             plot(xv(nv),yv(nv),'blue.'); hold on;
   %      %         else if vn(nv)==2
   %      %                plot(xv(nv),yv(nv),'blue.'); hold on;
   %      %             else 
   %      %                 plot(xv(nv),yv(nv),'blue.'); hold on;
   %      %             end
   %      %         end
   %      %      end
   %      %  end
   % 
   % 
   % 
   % 
   %      % drawing cells, their filopodia and adhesions
   %      for nr=1:number_of_cells
   %          plot(x_cell(:,nr),y_cell(:,nr),'green','LineWidth',2); hold on;
   %          plot(x_cell(:,nr),y_cell(:,nr),'black.','MarkerSize',5); hold on;
   %          if is_the_cell_circular(nr)==1
   %              plot(x_cell(i_nucleus,nr),y_cell(i_nucleus,nr),'black.','MarkerSize',20); hold on; 
   %          end
   %          % drawing filopodia
   %          for j=1:max_number_of_filopodia
   %              if is_filopodium_exists(nr,j)==1
   %                  l=location_of_filopodium(nr,j);
   %                  if activation_of_filopodium(nr,j)>0
   %                      plot([x_cell(l,nr) tip_x_filopodium(nr,j)],[y_cell(l,nr) tip_y_filopodium(nr,j)],'red'); hold on;
   %                  else
   %                      plot([x_cell(l,nr) tip_x_filopodium(nr,j)],[y_cell(l,nr) tip_y_filopodium(nr,j)],'black'); hold on;
   %                  end
   %              end
   %          end            
   %      end
   % 
   % 
   % 
   %      ch=sprintf("Filopodia (%d) & Vesicles (%d)",sum(sum(is_filopodium_exists)),number_of_vesicles);
   %      title(ch);
   % 
   %      grid off
   %      daspect([1 1 1]);
   %      axis([0 L_box 0 L_box]);
   % 
   % 
   %      subplot(1,3,3)
   % 
   % 
   %      % drawing cells, their adhesions
   %      for nr=1:number_of_cells
   %          plot(x_cell(:,nr),y_cell(:,nr),'green','LineWidth',2); hold on;
   %          plot(x_cell(:,nr),y_cell(:,nr),'black.','MarkerSize',5); hold on;
   % 
   %          if is_the_cell_circular(nr)==1
   %              plot(x_cell(i_nucleus,nr),y_cell(i_nucleus,nr),'black.','MarkerSize',20); hold on; 
   %          end
   % 
   %          % drawing adhesions
   %          for j=1:max_number_of_adhesions
   %              if is_adhesion_exists(nr,j)==1
   %                  l=location_of_adhesion(nr,j);
   %                  nr2 = the_other_cell_number(nr,j); 
   %                  n = the_other_cell_node(nr,j);
   % 
   %                  tip_x_adhesion = x_cell(n,nr2);   
   %                  tip_y_adhesion = y_cell(n,nr2);
   % 
   %                  distA = sqrt((tip_x_adhesion-x_cell(l,nr))^2+(tip_y_adhesion-y_cell(l,nr))^2);
   % 
   %                  if distA<adhesion_max_length
   %                      plot([x_cell(l,nr) tip_x_adhesion],[y_cell(l,nr) tip_y_adhesion],'red'); hold on;
   %                  end
   % 
   %              end
   %          end
   % 
   %      end
   % 
   %      %drawing overlaps 
   %      if overlap_positions>0
   %          plot(x_overlap([1:overlap_positions]),y_overlap([1:overlap_positions]),'blue*','MarkerSize',12); hold on;
   %      end
   % 
   %      ch=sprintf("Adhesions (%d), Overlaps (%d)",sum(sum(is_adhesion_exists)),overlap_positions);
   %      title(ch);
   % 
   % 
   %      grid off
   %      daspect([1 1 1]);
   %      axis([0 L_box 0 L_box]);
   % 
   % 
   % 
   % 
   %      ch=sprintf("figs/%d.png",ik);
   %      saveas(gcf,ch);
   % end
   if (mod(nt,frame_frequency) == 0) 
        save(['./data/testStem1_t',num2str(nt),'.mat']);
    end
end

% drawing entire tissue
% figure(3)
% clf;
% % drawing cells,
% for nr=1:number_of_cells
%     if is_the_cell_circular(nr)==0
%         plot(x_cell(:,nr),y_cell(:,nr),'black','LineWidth',1); hold on;         
%     else
%         plot(x_cell(i_nucleus,nr),y_cell(i_nucleus,nr),'black.','MarkerSize',20); hold on;   
%     end    
% end

            
        
       
        
% ch=sprintf("Time %d, Cell (%d)",ik,number_of_cells);
% title(ch);
% 
% grid off
% daspect([1 1 1]);

% exit;
